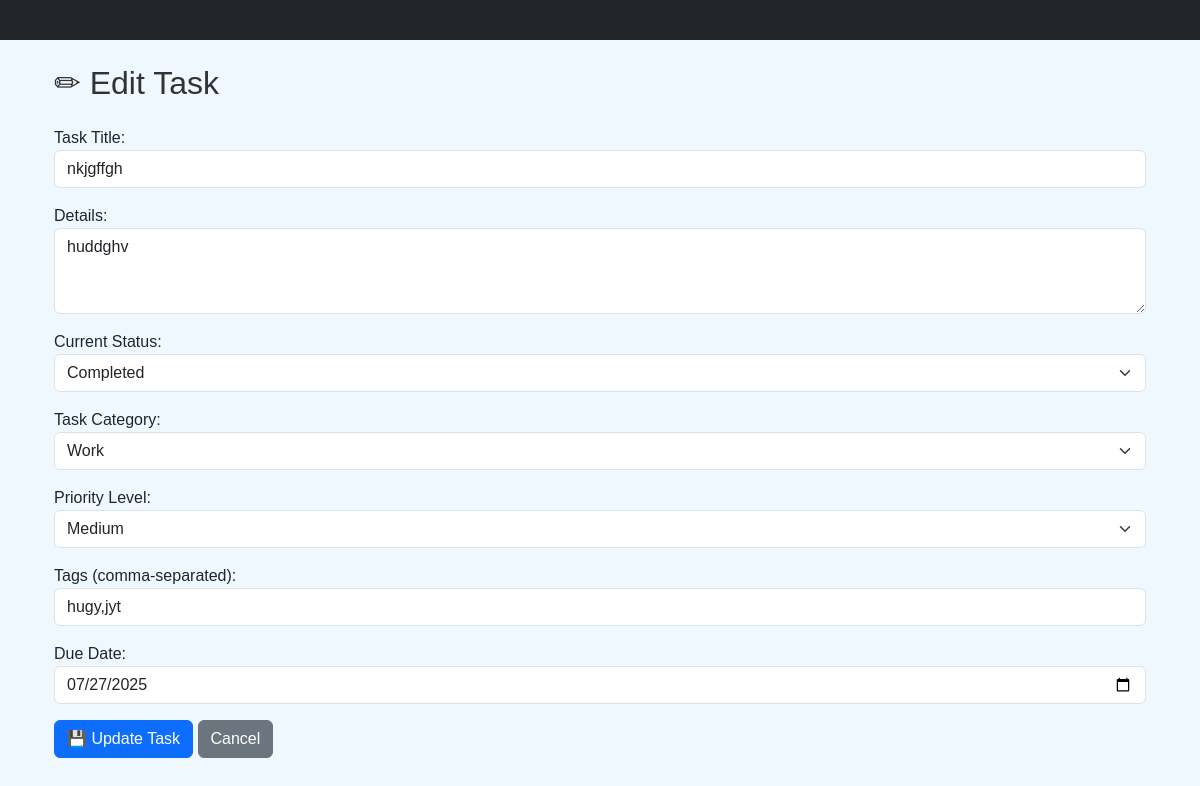
Screenshot of /edit/4/ (signed in) with the database file from the repository.
### tasks/models.py (models this page shows, shortened)
class Task(models.Model):
    user = models.ForeignKey(User, on_delete=models.CASCADE)
    title = models.CharField(max_length=200)
    description = models.TextField()
    status = models.CharField(max_length=20, choices=STATUS_CHOICES, default='Pending')
    category = models.CharField(max_length=20, choices=CATEGORY_CHOICES, default='Other')
    priority = models.CharField(max_length=10, choices=PRIORITY_CHOICES, default='Medium')
    tags = models.CharField(max_length=100, blank=True, help_text="Comma-separated tags (e.g. Django, Resume)")
    due_date = models.DateField()
    created_at = models.DateTimeField(auto_now_add=True)
    completed_at = models.DateTimeField(null=True, blank=True)

### tasks/views.py (the view)
# urls.py: path('edit/<int:task_id>/', views.edit_task, name='edit_task'),
@login_required
def edit_task(request, task_id):
    task = get_object_or_404(Task, id=task_id, user=request.user)
    form = TaskForm(request.POST or None, instance=task)
    if form.is_valid():
        form.save()
        return redirect('dashboard')
    return render(request, 'edit_task.html', {'form': form})

### tasks/forms.py (shortened to what this page needs)
class TaskForm(forms.ModelForm):
    class Meta:
        model = Task
        fields = ['title', 'description', 'category', 'status', 'priority', 'due_date', 'tags']
        widgets = {
            'due_date': forms.DateInput(attrs={'type': 'date'}),
            'description': forms.Textarea(attrs={'rows': 3}),
        }
        labels = {
            'title': 'Task Title',
            'description': 'Details',
            'category': 'Task Category',
            'status': 'Current Status',
            'priority': 'Priority Level',
            'tags': 'Tags (comma-separated)',
            'due_date': 'Due Date',
        }

### tasks/templatetags/form_filters.py (called while the page is built)
@register.filter(name='add_class')
def add_class(value, css_class):
    return value.as_widget(attrs={'class': css_class})

### tasks/templates/edit_task.html (shortened to what this page needs)
{% extends 'base.html' %}
{% load form_filters %}
{% block content %}
<div class="container mt-4">
    <h2 class="mb-4">✏ Edit Task</h2>
    <form method="POST">
        <div class="mb-3">
            {{ form.title.label_tag }}
            {{ form.title|add_class:"form-control" }}
        </div>
        <div class="mb-3">
            {{ form.description.label_tag }}
            {{ form.description|add_class:"form-control" }}
        </div>
        <div class="mb-3">
            {{ form.status.label_tag }}
            {{ form.status|add_class:"form-select" }}
        </div>
        <div class="mb-3">
            {{ form.category.label_tag }}
            {{ form.category|add_class:"form-select" }}
        </div>
        <div class="mb-3">
            {{ form.priority.label_tag }}
            {{ form.priority|add_class:"form-select" }}
        </div>
        <div class="mb-3">
            {{ form.tags.label_tag }}
            {{ form.tags|add_class:"form-control" }}
        </div>
        <div class="mb-3">
            {{ form.due_date.label_tag }}
            {{ form.due_date|add_class:"form-control" }}
        </div>
        <button type="submit" class="btn btn-primary">💾 Update Task</button>
        <a href="{% url 'dashboard' %}" class="btn btn-secondary">Cancel</a>
    </form>
</div>
{% endblock %}

### task_manager/static/css/style.css (style rules this page uses)
body { background-color: #f0f8ff; font-family: Arial, sans-serif; }
h2 { color: #333; }
.container { margin-top: 20px; }

### rows the page displays
Task: title "nkjgffgh", description "huddghv", status "Completed", category "Work", priority "Medium", tags "hugy,jyt", due_date "07/27/2025"
